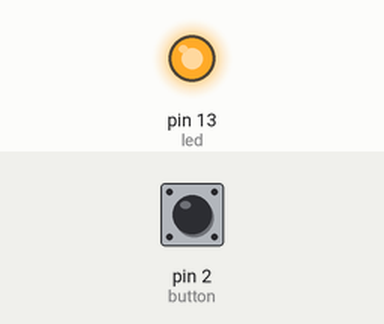
This sketch was run on a simulated Arduino Uno, built with avr-gcc and run on an emulated ATmega328P. Parts: output pins drawn as LEDs (lit = HIGH). The test bench sets the inputs (shaded band); at power-on: pin 2 (button) HIGH.

Above: at 1.2 s.
1.3 s: pin 2 (button) pulled LOW for 0.15 s
At 1.7 s:
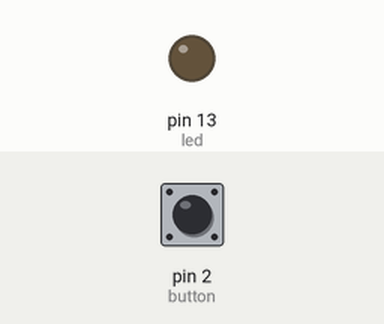
2.9 s: pin 2 (button) pulled LOW for 1 s
At 4.2 s:
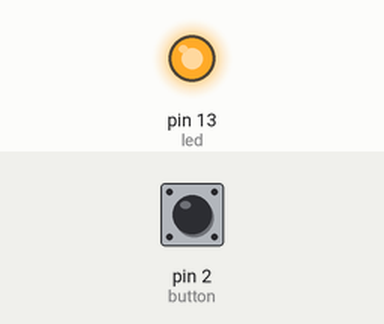
5.4 s: pin 2 (button) pulled LOW for 3.2 s
At 9.0 s:
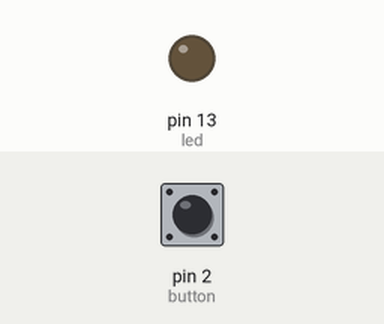
Timing chart, 0 to 10.5 s (numbered marks = the images above; inputs shaded):
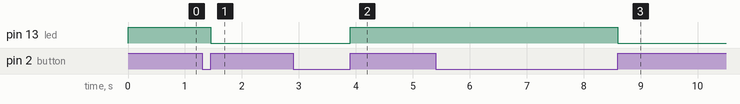

The sketch:

Toggle_Button.ino
```cpp
int button = 2;
int led = 13;
int status = false;

void setup(){
pinMode(led, OUTPUT);
pinMode(button, INPUT_PULLUP);
}

void loop(){

if (digitalRead(button) == true) {
status = !status;
digitalWrite(led, status);
} while(digitalRead(button) == true);
delay(50);
}
```

Measured:
- after the input at 1.3 s, pin 13 (led): HIGH → LOW after 0.15 s
- after the input at 2.9 s, pin 13 (led): LOW → HIGH after 1.0 s
- after the input at 5.4 s, pin 13 (led): HIGH → LOW after 3.2 s
